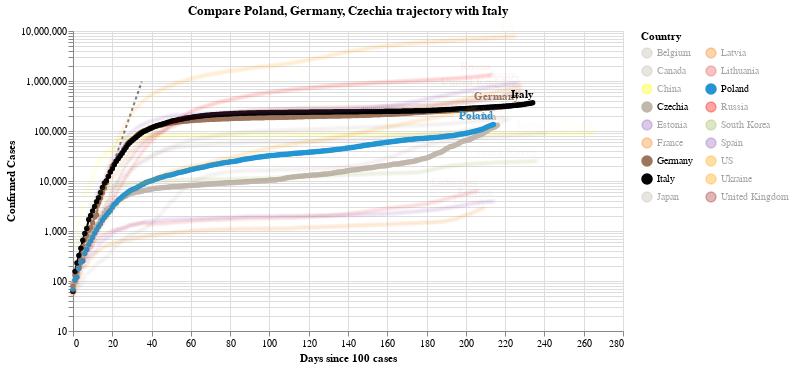

Notebook code cell kept with this figure:
### Code cell
#hide_input
chart2 = make_since_chart(dff2,['Poland', 'Germany', 'Czechia'], baseline_countries)
chart2

### Figure 1 — Vega-Lite specification as saved in the notebook (floating-point values rounded to 4 significant figures; data arrays with more than 128 entries replaced by an {"elided": "..."} marker saying what was removed)
{"config": {"view": {"continuousWidth": 400, "continuousHeight": 300}}, "layer": [{"data": {"name": "data-628230001892d6798b50651be41d1b3e"}, "mark": {"type": "line", "color": "black", "opacity": 0.5, "strokeDash": [3, 3]}, "encoding": {"x": {"type": "quantitative", "field": "Days since 100 cases"}, "y": {"type": "quantitative", "field": "Confirmed Cases"}}}, {"data": {"name": "data-4ac24269073da6e2f9a4af4cd94fe83f"}, "mark": {"type": "line", "point": true}, "encoding": {"color": {"type": "nominal", "field": "Country", "legend": {"columns": 2}, "scale": {"domain": ["Belgium", "Canada", "China", "Czechia", "Estonia", "France", "Germany", "Italy", "Japan", "Latvia", "Lithuania", "Poland", "Russia", "South Korea", "Spain", "US", "Ukraine", "United Kingdom"], "range": ["#C1B7AD", "#C1B7AD", "yellow", "#C1B7AD", "#9467bd", "#F58518", "#9D755D", "black", "#C1B7AD", "#F58518", "#E45756", "#2495D3", "red", "#A1BA59", "#9467bd", "orange", "orange", "brown"]}}, "opacity": {"condition": {"value": 1, "selection": "selector002"}, "value": 0.05}, "tooltip": [{"type": "nominal", "field": "Country"}, {"type": "temporal", "field": "Date"}, {"type": "quantitative", "field": "Confirmed Cases"}, {"type": "quantitative", "field": "Days since 100 cases"}], "x": {"type": "quantitative", "field": "Days since 100 cases"}, "y": {"type": "quantitative", "field": "Confirmed Cases", "scale": {"type": "log"}}}, "selection": {"selector002": {"type": "multi", "fields": ["Country"], "bind": "legend", "init": [{"Country": "Poland"}, {"Country": "Germany"}, {"Country": "Czechia"}, {"Country": "Italy"}]}}, "width": 550}, {"data": {"name": "data-4ac24269073da6e2f9a4af4cd94fe83f"}, "mark": {"type": "text", "align": "right", "dy": -8, "fontWeight": "bold"}, "encoding": {"color": {"type": "nominal", "field": "Country", "legend": {"columns": 2}, "scale": {"domain": ["Belgium", "Canada", "China", "Czechia", "Estonia", "France", "Germany", "Italy", "Japan", "Latvia", "Lithuania", "Poland", "Russia", "South Korea", "Spain", "US", "Ukraine", "United Kingdom"], "range": ["#C1B7AD", "#C1B7AD", "yellow", "#C1B7AD", "#9467bd", "#F58518", "#9D755D", "black", "#C1B7AD", "#F58518", "#E45756", "#2495D3", "red", "#A1BA59", "#9467bd", "orange", "orange", "brown"]}}, "opacity": {"condition": {"value": 1, "selection": "selector002"}, "value": 0.05}, "text": {"type": "nominal", "field": "Country"}, "tooltip": [{"type": "nominal", "field": "Country"}, {"type": "temporal", "field": "Date"}, {"type": "quantitative", "field": "Confirmed Cases"}, {"type": "quantitative", "field": "Days since 100 cases"}], "x": {"type": "quantitative", "field": "Days since 100 cases"}, "y": {"type": "quantitative", "field": "Confirmed Cases", "scale": {"type": "log"}}}, "transform": [{"filter": "(datum['Date'] >= 1602547200000)"}], "width": 550}], "title": "Compare Poland, Germany, Czechia trajectory with Italy", "$schema": "https://vega.github.io/schema/vega-lite/v4.0.2.json", "datasets": {"data-628230001892d6798b50651be41d1b3e": [{"Days since 100 cases": 0, "Confirmed Cases": 100.0}, {"Days since 100 cases": 1, "Confirmed Cases": 130.0}, {"Days since 100 cases": 2, "Confirmed Cases": 169.0}, {"Days since 100 cases": 3, "Confirmed Cases": 219.7}, {"Days since 100 cases": 4, "Confirmed Cases": 285.6}, {"Days since 100 cases": 5, "Confirmed Cases": 371.3}, {"Days since 100 cases": 6, "Confirmed Cases": 482.7}, {"Days since 100 cases": 7, "Confirmed Cases": 627.5}, {"Days since 100 cases": 8, "Confirmed Cases": 815.7}, {"Days since 100 cases": 9, "Confirmed Cases": 1060.0}, {"Days since 100 cases": 10, "Confirmed Cases": 1379.0}, {"Days since 100 cases": 11, "Confirmed Cases": 1792.0}, {"Days since 100 cases": 12, "Confirmed Cases": 2330.0}, {"Days since 100 cases": 13, "Confirmed Cases": 3029.0}, {"Days since 100 cases": 14, "Confirmed Cases": 3937.0}, {"Days since 100 cases": 15, "Confirmed Cases": 5119.0}, {"Days since 100 cases": 16, "Confirmed Cases": 6654.0}, {"Days since 100 cases": 17, "Confirmed Cases": 8650.0}, {"Days since 100 cases": 18, "Confirmed Cases": 11250.0}, {"Days since 100 cases": 19, "Confirmed Cases": 14620.0}, {"Days since 100 cases": 20, "Confirmed Cases": 19000.0}, {"Days since 100 cases": 21, "Confirmed Cases": 24710.0}, {"Days since 100 cases": 22, "Confirmed Cases": 32120.0}, {"Days since 100 cases": 23, "Confirmed Cases": 41750.0}, {"Days since 100 cases": 24, "Confirmed Cases": 54280.0}, {"Days since 100 cases": 25, "Confirmed Cases": 70560.0}, {"Days since 100 cases": 26, "Confirmed Cases": 91730.0}, {"Days since 100 cases": 27, "Confirmed Cases": 119300.0}, {"Days since 100 cases": 28, "Confirmed Cases": 155000.0}, {"Days since 100 cases": 29, "Confirmed Cases": 201500.0}, {"Days since 100 cases": 30, "Confirmed Cases": 262000.0}, {"Days since 100 cases": 31, "Confirmed Cases": 340600.0}, {"Days since 100 cases": 32, "Confirmed Cases": 442800.0}, {"Days since 100 cases": 33, "Confirmed Cases": 575600.0}, {"Days since 100 cases": 34, "Confirmed Cases": 748300.0}, {"Days since 100 cases": 35, "Confirmed Cases": 972800.0}], "data-4ac24269073da6e2f9a4af4cd94fe83f": {"elided": "4047 records"}}}
